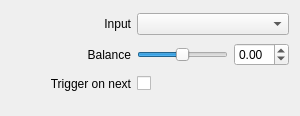
<?xml version="1.0" encoding="UTF-8"?>
<ui version="4.0">
 <class>InspectorAtemAudioInputBalanceWidget</class>
 <widget class="QWidget" name="InspectorAtemAudioInputBalanceWidget">
  <property name="geometry">
   <rect>
    <x>0</x>
    <y>0</y>
    <width>300</width>
    <height>116</height>
   </rect>
  </property>
  <property name="sizePolicy">
   <sizepolicy hsizetype="Expanding" vsizetype="Preferred">
    <horstretch>0</horstretch>
    <verstretch>0</verstretch>
   </sizepolicy>
  </property>
  <layout class="QGridLayout" name="gridLayout">
   <property name="bottomMargin">
    <number>20</number>
   </property>
   <item row="1" column="0">
    <widget class="QLabel" name="labelBalance">
     <property name="minimumSize">
      <size>
       <width>120</width>
       <height>0</height>
      </size>
     </property>
     <property name="text">
      <string>Balance</string>
     </property>
     <property name="alignment">
      <set>Qt::AlignRight|Qt::AlignTrailing|Qt::AlignVCenter</set>
     </property>
    </widget>
   </item>
   <item row="2" column="1" colspan="2">
    <layout class="QHBoxLayout" name="horizontalLayoutTriggerOnNext">
     <item>
      <widget class="QCheckBox" name="checkBoxTriggerOnNext">
       <property name="layoutDirection">
        <enum>Qt::RightToLeft</enum>
       </property>
       <property name="text">
        <string/>
       </property>
      </widget>
     </item>
     <item>
      <spacer name="horizontalSpacerTriggerOnNext2">
       <property name="orientation">
        <enum>Qt::Horizontal</enum>
       </property>
       <property name="sizeHint" stdset="0">
        <size>
         <width>40</width>
         <height>20</height>
        </size>
       </property>
      </spacer>
     </item>
    </layout>
   </item>
   <item row="2" column="0">
    <widget class="QLabel" name="labelTriggerOnNext">
     <property name="minimumSize">
      <size>
       <width>120</width>
       <height>0</height>
      </size>
     </property>
     <property name="text">
      <string>Trigger on next</string>
     </property>
     <property name="alignment">
      <set>Qt::AlignRight|Qt::AlignTrailing|Qt::AlignVCenter</set>
     </property>
    </widget>
   </item>
   <item row="0" column="0">
    <widget class="QLabel" name="labelInput">
     <property name="minimumSize">
      <size>
       <width>120</width>
       <height>0</height>
      </size>
     </property>
     <property name="text">
      <string>Input</string>
     </property>
     <property name="alignment">
      <set>Qt::AlignRight|Qt::AlignTrailing|Qt::AlignVCenter</set>
     </property>
    </widget>
   </item>
   <item row="1" column="2">
    <widget class="QDoubleSpinBox" name="doubleSpinBoxBalance">
     <property name="minimum">
      <double>-1.000000000000000</double>
     </property>
     <property name="maximum">
      <double>1.000000000000000</double>
     </property>
     <property name="singleStep">
      <double>0.010000000000000</double>
     </property>
    </widget>
   </item>
   <item row="1" column="1">
    <widget class="QSlider" name="sliderBalance">
     <property name="minimum">
      <number>-100</number>
     </property>
     <property name="maximum">
      <number>100</number>
     </property>
     <property name="singleStep">
      <number>10</number>
     </property>
     <property name="orientation">
      <enum>Qt::Horizontal</enum>
     </property>
    </widget>
   </item>
   <item row="0" column="1" colspan="2">
    <widget class="QComboBox" name="comboBoxInput">
     <property name="sizePolicy">
      <sizepolicy hsizetype="Expanding" vsizetype="Fixed">
       <horstretch>0</horstretch>
       <verstretch>0</verstretch>
      </sizepolicy>
     </property>
    </widget>
   </item>
  </layout>
 </widget>
 <tabstops>
  <tabstop>comboBoxInput</tabstop>
  <tabstop>sliderBalance</tabstop>
  <tabstop>doubleSpinBoxBalance</tabstop>
  <tabstop>checkBoxTriggerOnNext</tabstop>
 </tabstops>
 <resources/>
 <connections>
  <connection>
   <sender>comboBoxInput</sender>
   <signal>currentIndexChanged(int)</signal>
   <receiver>InspectorAtemAudioInputBalanceWidget</receiver>
   <slot>inputChanged(int)</slot>
   <hints>
    <hint type="sourcelabel">
     <x>167</x>
     <y>17</y>
    </hint>
    <hint type="destinationlabel">
     <x>196</x>
     <y>14</y>
    </hint>
   </hints>
  </connection>
  <connection>
   <sender>sliderBalance</sender>
   <signal>valueChanged(int)</signal>
   <receiver>InspectorAtemAudioInputBalanceWidget</receiver>
   <slot>sliderBalanceChanged(int)</slot>
   <hints>
    <hint type="sourcelabel">
     <x>154</x>
     <y>48</y>
    </hint>
    <hint type="destinationlabel">
     <x>1</x>
     <y>43</y>
    </hint>
   </hints>
  </connection>
  <connection>
   <sender>doubleSpinBoxBalance</sender>
   <signal>valueChanged(double)</signal>
   <receiver>InspectorAtemAudioInputBalanceWidget</receiver>
   <slot>doubleSpinBoxBalanceChanged(double)</slot>
   <hints>
    <hint type="sourcelabel">
     <x>204</x>
     <y>55</y>
    </hint>
    <hint type="destinationlabel">
     <x>235</x>
     <y>45</y>
    </hint>
   </hints>
  </connection>
  <connection>
   <sender>checkBoxTriggerOnNext</sender>
   <signal>stateChanged(int)</signal>
   <receiver>InspectorAtemAudioInputBalanceWidget</receiver>
   <slot>triggerOnNextChanged(int)</slot>
   <hints>
    <hint type="sourcelabel">
     <x>102</x>
     <y>70</y>
    </hint>
    <hint type="destinationlabel">
     <x>189</x>
     <y>84</y>
    </hint>
   </hints>
  </connection>
 </connections>
 <slots>
  <slot>inputChanged(int)</slot>
  <slot>sliderBalanceChanged(int)</slot>
  <slot>triggerOnNextChanged(int)</slot>
  <slot>doubleSpinBoxBalanceChanged(double)</slot>
 </slots>
</ui>
